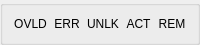
         <widget class="QGroupBox" name="gb_status">
          <property name="maximumSize">
           <size>
            <width>16777215</width>
            <height>30</height>
           </size>
          </property>
          <property name="title">
           <string/>
          </property>
          <layout class="QGridLayout" name="gridLayout_13">
           <item row="0" column="0">
            <widget class="QLabel" name="label_8">
             <property name="text">
              <string>OVLD</string>
             </property>
             <property name="alignment">
              <set>Qt::AlignCenter</set>
             </property>
            </widget>
           </item>
           <item row="0" column="3">
            <widget class="QLabel" name="label_11">
             <property name="text">
              <string>ACT</string>
             </property>
             <property name="alignment">
              <set>Qt::AlignCenter</set>
             </property>
            </widget>
           </item>
           <item row="0" column="2">
            <widget class="QLabel" name="label_10">
             <property name="text">
              <string>UNLK</string>
             </property>
             <property name="alignment">
              <set>Qt::AlignCenter</set>
             </property>
            </widget>
           </item>
           <item row="0" column="1">
            <widget class="QLabel" name="label_9">
             <property name="text">
              <string>ERR</string>
             </property>
             <property name="alignment">
              <set>Qt::AlignCenter</set>
             </property>
            </widget>
           </item>
           <item row="0" column="4">
            <widget class="QLabel" name="label_12">
             <property name="text">
              <string>REM</string>
             </property>
             <property name="alignment">
              <set>Qt::AlignCenter</set>
             </property>
            </widget>
           </item>
          </layout>
         </widget>
